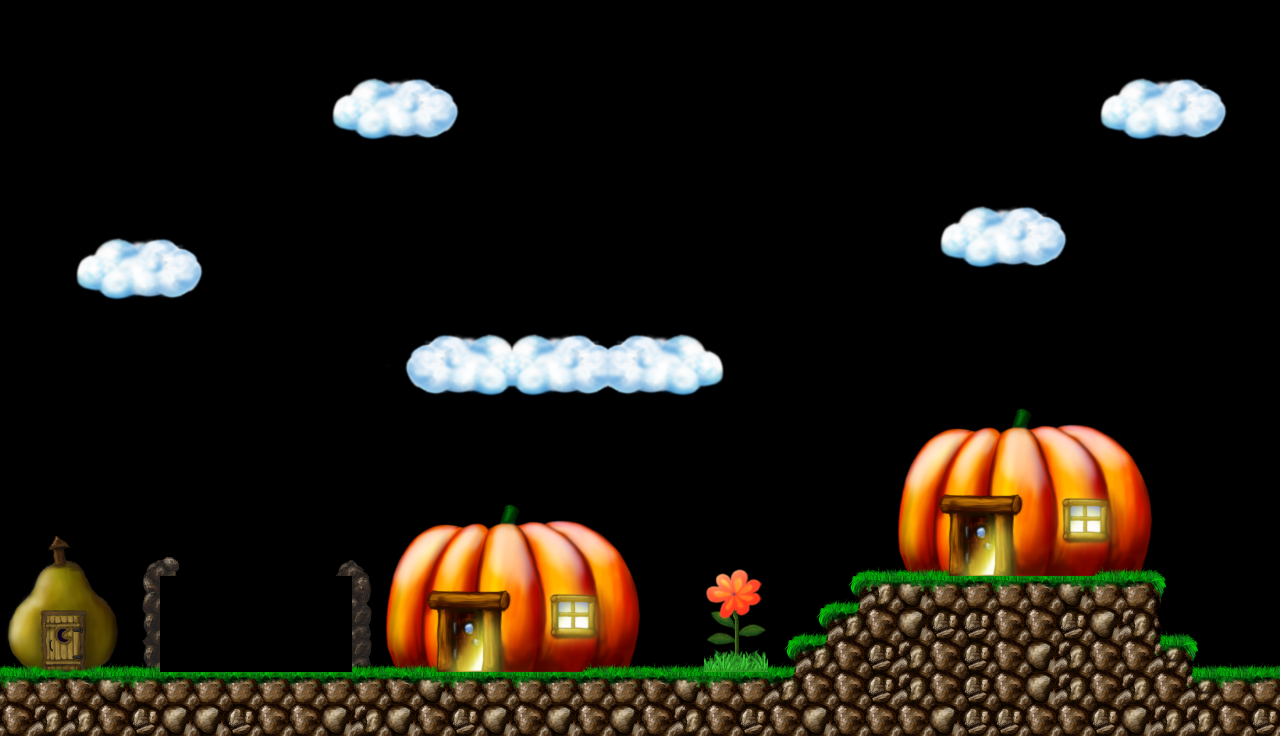

A 2D game scene composited from a Tiled map and its tileset images. What follows is a short description and the map's XML, with every tile layer's data as written:
An orthogonal 40x23 tile map with 32x32 px tiles, 1 tile layer (Tile Layer 1).

<map version="1.2" tiledversion="1.2.0" orientation="orthogonal" renderorder="right-down" width="40" height="23" tilewidth="32" tileheight="32" infinite="0" nextlayerid="2" nextobjectid="1">
 <tileset firstgid="1" source="tilemap.tsx" />
 <layer id="1" name="Tile Layer 1" width="40" height="23">
  <data encoding="csv">
0,0,0,0,0,0,0,0,0,0,0,0,0,0,0,0,0,0,0,0,0,0,0,0,0,0,0,0,0,0,0,0,0,0,0,0,0,0,0,0,
0,0,0,0,0,0,0,0,0,0,0,0,0,0,0,0,0,0,0,0,0,0,0,0,0,0,0,0,0,0,0,0,0,0,0,0,0,0,0,0,
0,0,0,0,0,0,0,0,0,0,1269,1270,1271,1272,1273,0,0,0,0,0,0,0,0,0,0,0,0,0,0,0,0,0,0,0,1269,1270,1271,1272,1273,0,
0,0,0,0,0,0,0,0,0,0,1333,3342,3343,3344,1337,0,0,0,0,0,0,0,0,0,0,0,0,0,0,0,0,0,0,0,1333,3342,3343,3344,1337,0,
0,0,0,0,0,0,0,0,0,0,1397,1398,1399,1400,1401,0,0,0,0,0,0,0,0,0,0,0,0,0,0,0,0,0,0,0,1397,1398,1399,1400,1401,0,
0,0,0,0,0,0,0,0,0,0,0,0,0,0,0,0,0,0,0,0,0,0,0,0,0,0,0,0,0,0,0,0,0,0,0,0,0,0,0,0,
0,0,0,0,0,0,0,0,0,0,0,0,0,0,0,0,0,0,0,0,0,0,0,0,0,0,0,0,0,1269,1270,1271,1272,1273,0,0,0,0,0,0,
0,0,1269,1270,1271,1272,1273,0,0,0,0,0,0,0,0,0,0,0,0,0,0,0,0,0,0,0,0,0,0,1333,3342,3343,3344,1337,0,0,0,0,0,0,
0,0,1333,3342,3343,3344,1337,0,0,0,0,0,0,0,0,0,0,0,0,0,0,0,0,0,0,0,0,0,0,1397,1398,1399,1400,1401,0,0,0,0,0,0,
0,0,1397,1398,1399,1400,1401,0,0,0,0,0,0,0,0,0,0,0,0,0,0,0,0,0,0,0,0,0,0,0,0,0,0,0,0,0,0,0,0,0,
0,0,0,0,0,0,0,0,0,0,0,0,1900,1901,1902,1903,1270,1271,1272,1901,1902,1903,1904,0,0,0,0,0,0,0,0,0,0,0,0,0,0,0,0,0,
0,0,0,0,0,0,0,0,0,0,0,0,1964,3345,3346,3347,3342,3343,3344,3345,3346,3347,1968,0,0,0,0,0,0,0,0,0,0,0,0,0,0,0,0,0,
0,0,0,0,0,0,0,0,0,0,0,0,2028,2029,2030,2031,1398,1399,1400,2029,2030,2031,2032,0,0,0,0,0,0,0,0,888,889,0,0,0,0,0,0,0,
0,0,0,0,0,0,0,0,0,0,0,0,0,0,0,0,0,0,0,0,0,0,0,0,0,0,0,0,949,950,951,952,953,954,955,956,0,0,0,0,
0,0,0,0,0,0,0,0,0,0,0,0,0,0,0,0,0,0,0,0,0,0,0,0,0,0,0,0,1013,1014,1015,1016,1017,1018,1019,1020,0,0,0,0,
0,0,0,0,0,0,0,0,0,0,0,0,0,0,0,888,889,0,0,0,0,0,0,0,0,0,0,0,1077,1078,1079,1080,1081,1082,1083,1084,0,0,0,0,
0,912,913,0,0,0,0,0,0,0,0,0,949,950,951,952,953,954,955,956,0,0,0,0,0,0,0,0,1141,1142,1143,1144,1145,1146,1147,1148,0,0,0,0,
0,976,977,0,1430,1301,0,0,0,0,1430,1431,1013,1014,1015,1016,1017,1018,1019,1020,0,0,534,535,0,0,1558,1559,1149,1150,1207,1208,1209,1210,1213,1214,1561,0,0,0,
1039,1040,1041,1042,1362,2832,129,130,129,130,2831,1365,1077,1078,1079,1080,1081,1082,1083,1084,0,0,598,599,0,1558,1683,3423,3426,3427,3428,3427,3425,3426,3427,3428,1625,0,0,0,
1103,1104,1105,1106,1426,2896,193,194,193,194,2895,1429,1141,1142,1143,1144,1145,1146,1147,1148,0,0,662,663,1558,1683,3364,3491,3492,3556,3556,3491,3491,3556,3492,3555,1618,1561,0,0,
1167,1168,1169,1170,1304,2960,257,258,257,258,2959,1305,1149,1150,1207,1208,1209,1210,1213,1214,1559,1560,729,730,1683,3364,3491,3556,3555,3491,3556,3491,3492,3555,3491,3491,3363,1682,1559,1560,
3427,3428,3425,3426,3427,3428,3428,3428,3428,3428,3428,3428,3425,3426,3427,3428,3427,3428,3428,3428,3425,3426,3427,3428,3364,3491,3491,3556,3555,3491,3556,3491,3492,3555,3491,3555,3491,3363,3427,3428,
3491,3555,3555,3491,3556,3492,3492,3556,3491,3491,3492,3555,3492,3491,3556,3492,3491,3492,3491,3492,3491,3555,3491,3556,3491,3492,3491,3491,3491,3492,3556,3556,3491,3491,3556,3492,3555,3555,3491,3556
</data>
 </layer>
</map>
